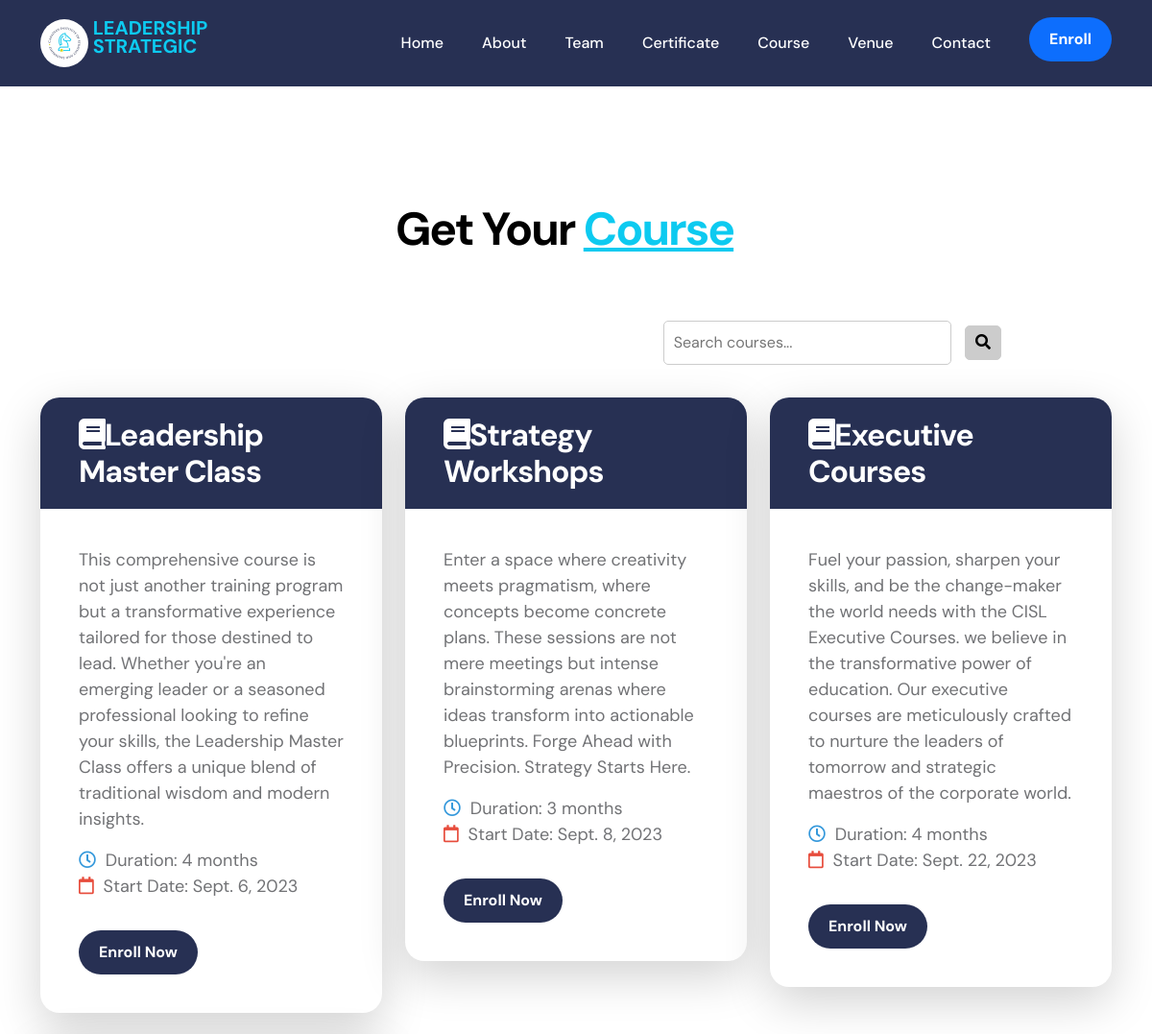
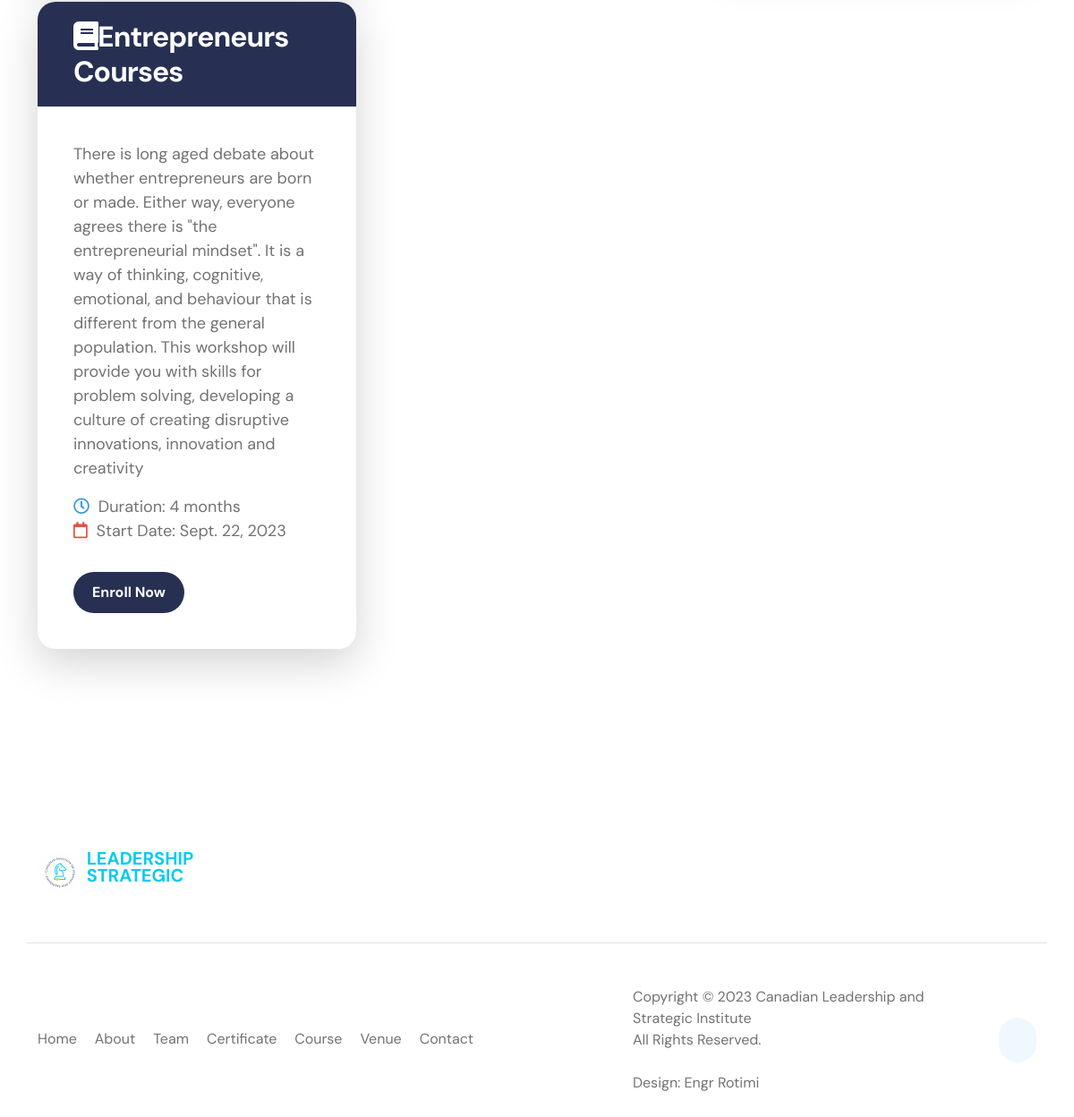
The page /course on the database its author committed (2 pictures, top to bottom).
### leadershipApp/models.py (models this page shows, shortened)
class Course(models.Model):
    course_name = models.CharField(max_length=225, blank=True)
    course_price = models.CharField(max_length=225, blank=True)
    course_description = models.TextField(max_length=1000, blank=True)
    duration = models.CharField(max_length=225, blank=True)
    start_date = models.DateField(blank=True, default=None, null=True)

### leadershipApp/views.py (the view)
# urls.py: path('course', views.course, name='course'),
def course(request):
    courses = Course.objects.all()
    return render(request,'course.html', {'courses':courses})

### leadershipApp/templates/course.html (shortened to what this page needs)
<!DOCTYPE html>
{% load static %}
<html lang="en">
<head>
    <link href="{% static 'css2/bootstrap.min.css' %}" rel="stylesheet">
    <link href="{% static 'css2/bootstrap-icons.css' %}" rel="stylesheet">
    <link href="{% static 'css2/templatemo-leadership-event.css' %}" rel="stylesheet">
    <link rel="stylesheet" href="https://cdnjs.cloudflare.com/ajax/libs/font-awesome/5.15.3/css/all.min.css">
</head>
<body>
    <nav class="navbar navbar-expand-lg">
        <div class="container">
            <a href="" class="navbar-brand mx-auto mx-lg-0">
                <img src="{% static 'images/logo.jpg' %}" alt="" width="50px" height="50px" style="border-radius: 100%;">
                <span class="brand-text">Leadership<br>Strategic</span>
            </a>
            <div class="collapse navbar-collapse" id="navbarNav">
                <ul class="navbar-nav ms-auto">
                    <li class="nav-item">
                        <a class="nav-link click-scroll" href="{% url 'home' %}">Home</a>
                    </li>
                    <li class="nav-item">
                        <a class="nav-link click-scroll" href="{% url 'home' %}">About</a>
                    </li>
                    <li class="nav-item">
                        <a class="nav-link click-scroll" href="{% url 'home' %}">Team</a>
                    </li>
                    <li class="nav-item">
                        <a class="nav-link click-scroll" href="{% url 'home' %}">Certificate</a>
                    </li>
                    <li class="nav-item">
                        <a class="nav-link click-scroll" href="{% url 'course' %}" target="_blank">Course</a>
                    </li>
                    <li class="nav-item">
                        <a class="nav-link click-scroll" href="{% url 'home' %}">Venue</a>
                    </li>
                    <li class="nav-item">
                        <a class="nav-link click-scroll" href="{% url 'home' %}">Contact</a>
                    </li>
                    <li class="nav-item">
                        <a class="nav-link custom-btn btn d-none d-lg-block" href="{% url 'sign_up' %}">Enroll</a>
                    </li>
                </ul>
    </nav>
    <section class="pricing section-padding" id="">
        <div class="container">
            <div class="row">
                <div class="row">
                    <div class="col-lg-10 col-12 text-center mx-auto mb-5">
                        <h2>Get Your <u class="text-info">Course</u></h2>
                    </div>
                </div>
                <div class="row">
                    <form method="GET" action="{% url 'search' %}">
                        <div class="col-lg-10 col-12 mx-auto">
                            <div class="search-container">
                                <input type="text" name="q" class="search-input" placeholder="Search courses...">
                                <button class="search-icon">
                                    <i class="fas fa-search"></i>
                                </button>
                            </div>
                        </div>
                    </form>
                </div>
                                   {% for course in courses %}
                                <div class="col-lg-4 col-md-6 col-12 mb-5 mb-lg-0 mt-4">
                                    <div class="pricing-thumb bg-white shadow-lg">
                                        <div class="pricing-title-wrap d-flex align-items-center">
                                            <h4 class="pricing-title text-white mb-0"><i class="fas fa-book"></i>{{course.course_name}}</h4>
                                        </div>
                                        <div class="pricing-body">
                                            <p>{{course.course_description}}</p>
                                            <p class="course-details">
                                                <i class="far fa-clock duration-icon"></i> Duration: {{course.duration}}<br>
                                                <i class="far fa-calendar start-date-icon"></i> Start Date: {{course.start_date}}
                                            </p>
                                            <a class="custom-btn btn mt-3" href="{% url 'sign_up' %}">Enroll Now</a>
                                        </div>
                                    </div>
                                </div>
                                               {% endfor %}
            </div>
        </div>
    </section>
    <footer class="site-footer">
        <div class="container">
            <div class="row align-items-center">
                <div class="col-lg-12 col-12 border-bottom pb-5 mb-5">
                    <div class="d-flex">
                        <a href="" class="navbar-brand">
                            <img src="{% static 'images/logo.jpg' %}" alt="" width="50px" height="50px" style="border-radius: 100%;">
                            <span class="brand-text">Leadership <br>Strategic</span>
                        </a>
                        <ul class="social-icon ms-auto">
                            <li><a href="https://www.facebook.com/cisl.institute" class="social-icon-link bi-facebook" target="_blank"></a></li>
                            <li><a href="https://www.instagram.com/cisl.institute" class="social-icon-link bi-instagram" target="_blank"></a></li>
                            <li><a href="https://www.twitter.com/cislinstitute" class="social-icon-link bi-twitter" target="_blank"></a></li>
                            <li><a href="https://www.youtube.com/@cisl.institute" class="social-icon-link bi-youtube" target="_blank"></a></li>
                            <li><a href="https://www.linkedin.com/company/canadian-institutefor-strategy-and-leadership-studies-cisl/?viewAsMember=true" class="social-icon-link bi-linkedin" target="_blank"></a></li>
                        </ul>
                    </div>
                </div>
                <div class="col-lg-7 col-12">
                    <ul class="footer-menu d-flex flex-wrap">
                        <li class="footer-menu-item"><a href="{% url 'home' %}" class="footer-menu-link">Home</a></li>
                        <li class="footer-menu-item"><a href="{% url 'home' %}" class="footer-menu-link">About</a></li>
                        <li class="footer-menu-item"><a href="{% url 'home' %}" class="footer-menu-link">Team</a></li>
                        <li class="footer-menu-item"><a href="{% url 'home' %}" class="footer-menu-link">Certificate</a></li>
                        <li class="footer-menu-item"><a href="{% url 'course' %}" class="footer-menu-link">Course</a></li>
                        <li class="footer-menu-item"><a href="{% url 'home' %}" class="footer-menu-link">Venue</a></li>
                        <li class="footer-menu-item"><a href="{% url 'home' %}" class="footer-menu-link">Contact</a></li>
                    </ul>
                </div>
                <div class="col-lg-5 col-12 ms-lg-auto">
                    <div class="copyright-text-wrap d-flex align-items-center">
                        <p class="copyright-text ms-lg-auto me-4 mb-0">Copyright © 2023 Canadian Leadership and Strategic Institute
                        <br>All Rights Reserved.
                          <br><br>Design: <a title="CSS Templates" rel="sponsored" href="https://michaelpenetraliahub.github.io/Portfolio/" target="_blank">Engr Rotimi</a></p>
                        <a href="#section_1" class="bi-arrow-up arrow-icon custom-link"></a>
                    </div>
                </div>
            </div>
        </div>
    </footer>
</body>
</html>

### leadershipApp/static/css2/templatemo-leadership-event.css (style rules this page uses)
:root { --white-color: #ffffff; --primary-color: #0dcaf0; --secondary-color: #0d6efd; --section-bg-color: #f0f8ff; --dark-color: #000000; --navbar-bg-color: #273053; --p-color: #717275; --highlight-icon-color: #ff0100; --body-font-family: 'DM Sans', sans-serif; --h1-font-size: 62px; --h2-font-size: 48px; --h3-font-size: 36px; --h4-font-size: 32px; --h5-font-size: 24px; --h6-font-size: 22px; --p-font-size: 18px; --menu-font-size: 16px; --copyright-text-font-size: 16px; --font-weight-normal: 400; --font-weight-medium: 500; --font-weight-bold: 700; }
body { background: var(--white-color); font-family: var(--body-font-family); }
h2, h3, h4, h5, h6 { color: var(--dark-color); }
h1, h2, h3, h4, h5, h6 { font-weight: var(--font-weight-bold); letter-spacing: -1px; }
h2 { font-size: var(--h2-font-size); letter-spacing: -2px; }
h4 { font-size: var(--h4-font-size); }
p { color: var(--p-color); font-size: var(--p-font-size); font-weight: var(--font-weight-normal); }
ul li { color: var(--p-color); font-size: var(--p-font-size); font-weight: var(--font-weight-normal); }
a, button { touch-action: manipulation; transition: all 0.3s; }
a { color: var(--p-color); text-decoration: none; }
.section-padding { padding-top: 120px; padding-bottom: 120px; }
.custom-btn, .navbar-expand-lg .navbar-nav .nav-link.custom-btn, .navbar-nav .nav-link.custom-btn { background: var(--navbar-bg-color); border-radius: 100px; color: var(--white-color); font-size: var(--copyright-text-font-size); font-weight: var(--font-weight-bold); padding: 10px 20px; }
.navbar-expand-lg .navbar-nav .nav-link.custom-btn, .navbar-nav .nav-link.custom-btn { background: var(--secondary-color); }
.navbar-expand-lg .navbar-nav .nav-link.custom-btn, .navbar-nav .nav-link.custom-btn { margin-left: 20px; }
.navbar { background: var(--navbar-bg-color); z-index: 9; right: 0; left: 0; transition: all 0.3s; padding-top: 15px; padding-bottom: 15px; }
.navbar-brand { font-size: 20px; line-height: 1.2rem; font-weight: var(--font-weight-bold); color: var(--primary-color); text-transform: uppercase; }
.brand-text { display: inline-block; vertical-align: top; }
.navbar-expand-lg .navbar-nav .nav-link { padding-right: 20px; padding-left: 20px; }
.navbar-nav .nav-link { color: var(--white-color); font-size: var(--menu-font-size); font-weight: var(--font-weight-medium); padding-top: 15px; padding-bottom: 15px; }
.pricing-thumb { border-radius: 20px; position: relative; overflow: hidden; }
.pricing-title-wrap, .pricing-body { padding: 40px; }
.pricing-title-wrap { background: var(--navbar-bg-color); padding: 20px 40px; }
.pricing-title { color: var(--white-color); }
.duration-icon { color: #3498db; margin-right: 5px; }
.start-date-icon { color: #e74c3c; margin-right: 5px; }
.course-details { margin-top: 10px; }
.arrow-icon { background: var(--section-bg-color); border-radius: 100px; color: var(--dark-color); font-size: var(--h5-font-size); width: 50px; height: 50px; line-height: 50px; text-align: center; display: inline-block; margin: auto; }
.site-footer { padding-top: 100px; padding-bottom: 100px; }
.site-footer .navbar-brand { color: var(--primary-color); }
.site-footer .social-icon-link { font-size: var(--h6-font-size); width: 50px; height: 50px; line-height: 50px; }
.site-footer .copyright-text { font-size: var(--copyright-text-font-size); }
.footer-menu { margin: 0; padding: 0; }
.footer-menu-item { list-style: none; }
.footer-menu-link { font-size: var(--copyright-text-font-size); display: inline-block; vertical-align: top; margin-right: 20px; }
.social-icon { margin: 0; padding: 0; }
.social-icon li { list-style: none; display: inline-block; vertical-align: top; }
.social-icon-link { background: var(--white-color); border-radius: 100px; font-size: var(--p-font-size); color: var(--dark-color); display: inline-block; vertical-align: top; margin: 2px; width: 30px; height: 30px; line-height: 30px; text-align: center; }

### leadershipApp/templates/course.html (style rules this page uses)
.search-container { text-align: right; }
.search-input { padding: 10px; margin: 10px; border: 1px solid #ccc; border-radius: 5px; width: 70%; max-width: 300px; }
.search-icon { background-color: #ccc; border: 1px solid #ccc; border-radius: 5px; padding: 5px 10px; cursor: pointer; }

### rows shown on the page
Course: course_name "Leadership Master Class", course_description "This comprehensive course is not just another training program but a transformative experience tailored for those destined to lead. Whether you're an emerging leader or a seasoned professional looking to refine your skills, the Leadership Master Class offers a unique blend of traditional wisdom and modern insights.", duration "4 months", start_date "Sept. 6, 2023"
Course: course_name "Strategy Workshops", course_description "Enter a space where creativity meets pragmatism, where concepts become concrete plans. These sessions are not mere meetings but intense brainstorming arenas where ideas transform into actionable blueprints. Forge Ahead with Precision. Strategy Starts Here.", duration "3 months", start_date "Sept. 8, 2023"
Course: course_name "Executive Courses", course_description "Fuel your passion, sharpen your skills, and be the change-maker the world needs with the CISL Executive Courses. we believe in the transformative power of education. Our executive courses are meticulously crafted to nurture the leaders of tomorrow and strategic maestros of the corporate world.", duration "4 months", start_date "Sept. 22, 2023"
Course: course_name "Entrepreneurs Courses", course_description "There is long aged debate about whether entrepreneurs are born or made. Either way, everyone agrees there is \"the entrepreneurial mindset\". It is a way of thinking, cognitive, emotional, and behaviour that is different from the general population. This workshop will provide you with skills for problem solving, developing a culture of creating disruptive innovations, innovation and creativity", duration "4 months", start_date "Sept. 22, 2023"
